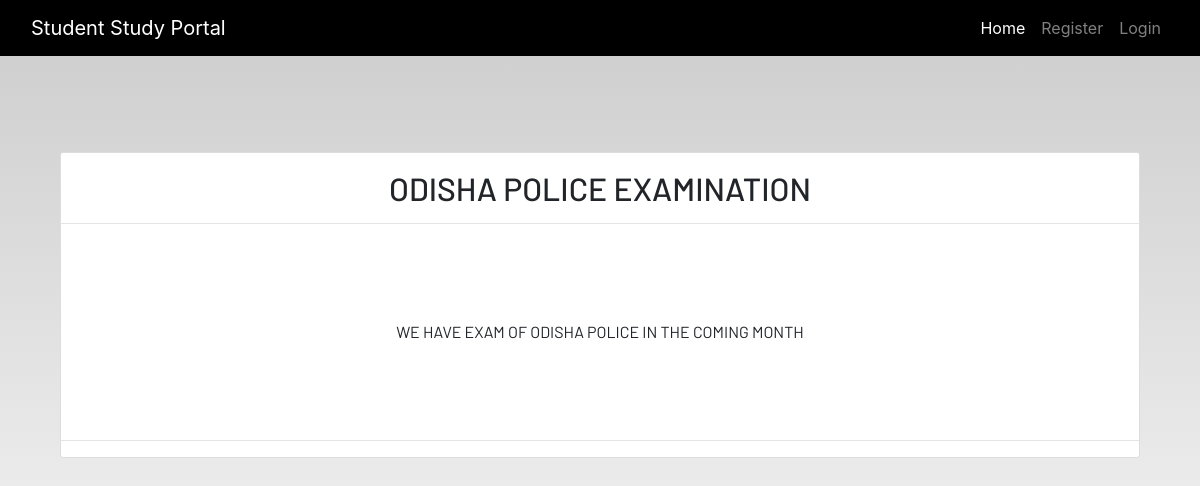
Screenshot of /notes_detail/12 with the database file from the repository.
### dashboard/models.py (models this page shows, shortened)
class Notes(models.Model):
    user = models.ForeignKey(User, on_delete=models.CASCADE)
    title = models.CharField(max_length=200)
    description = models.TextField()
    class Meta:
        verbose_name="notes"
        verbose_name_plural = "notes"

### dashboard/views.py (the view)
# urls.py: path('notes_detail/<int:pk>',views.NotesDetailView.as_view(), name="notes-detail"),
class NotesDetailView(generic.DetailView):
    model = Notes

### dashboard/templates/dashboard/notes_detail.html
{% extends 'dashboard/base.html' %}
{% load static %}
{% block content %}
<section class='text-center container'>
    <div class="container">
        <div class="content-section p-0 mt-5">
            <div class="m-3">
                <h2>{{notes.title}}</h2>
            </div>
            <hr class="p-0 m-0">
            <p class="description m-5 p-5">
                {{notes.description}}
            </p>
            <hr>
        </div>
    </div>
</section>
{% endblock content %}

### static/css/main.css (style rules this page uses)
html { scroll-behavior: smooth; height: 100%; width: 100%; }
html, body { max-width: 100%; overflow-x: hidden; height: 100%; width: 100%; }
body { background: linear-gradient(rgba(0, 0, 0, 0.2), rgba(255, 255, 255, 0.5)); overflow-x: hidden; background-repeat: no-repeat; }
.content-section { background: #ffffff; padding: 10px 20px; border: 1px solid #dddddd; border-radius: 3px; margin-bottom: 20px; }

### rows the page displays
Notes: title "ODISHA POLICE EXAMINATION", description "WE HAVE EXAM OF ODISHA POLICE IN THE COMING MONTH"
